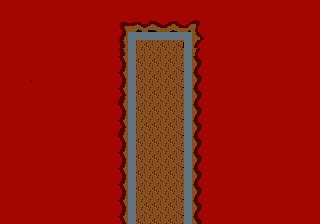

A 2D game scene composited from a Tiled map and its tileset images. What follows is a short description and the map's XML, with every tile layer's data as written:
An orthogonal 40x28 tile map with 8x8 px tiles, 2 tile layers (gfx, walls) and 3 objects (3x Enemy).

<map version="1.10" tiledversion="1.10.2" orientation="orthogonal" renderorder="right-down" width="40" height="28" tilewidth="8" tileheight="8" infinite="0" nextlayerid="6" nextobjectid="14">
 <tileset firstgid="1" source="fire-temple.tsx" />
 <layer id="1" name="gfx" width="40" height="28">
  <data encoding="csv">
1,1,29,29,29,29,1,1,1,1,1,1,1,1,1,1,1,1,1,1,1,1,1,1,1,1,1,1,1,1,1,1,1,1,1,1,1,1,1,1,
1,1,29,29,29,29,1,1,29,29,29,29,29,1,1,1,1,1,1,1,1,1,1,1,1,1,1,1,1,1,1,1,1,29,1,1,1,1,1,1,
1,1,29,29,29,29,29,29,29,29,29,29,29,1,1,2,3,4,5,6,7,8,9,10,11,1,29,29,29,1,1,7,29,29,29,29,1,1,1,1,
1,1,29,29,29,29,29,29,29,29,29,29,29,1,18,19,20,21,22,23,24,25,26,27,28,29,29,29,29,1,1,29,29,29,29,29,29,1,1,1,
1,1,29,29,29,29,29,29,29,29,29,29,29,1,35,36,37,38,39,40,41,42,43,44,45,46,29,29,29,1,1,29,29,1,1,1,1,1,1,1,
1,1,29,29,29,29,29,29,29,29,29,29,29,1,52,53,54,55,56,57,58,59,60,61,96,97,29,29,29,1,1,1,1,1,1,1,1,1,1,1,
1,1,29,29,29,29,29,29,29,29,29,29,29,1,52,53,54,55,73,74,75,76,77,78,130,1,29,29,29,29,29,1,1,1,1,1,1,1,1,1,
1,1,29,29,29,29,29,29,29,29,29,29,29,1,86,87,88,92,93,90,91,92,77,78,79,80,29,29,29,29,29,1,1,1,1,1,1,1,1,1,
1,1,1,29,29,29,29,29,1,29,29,29,29,29,103,104,105,109,110,107,108,109,94,95,96,97,29,29,29,29,29,29,1,1,29,29,29,29,29,1,
1,1,1,103,29,29,29,29,1,29,29,29,29,29,86,87,88,126,127,124,125,126,77,78,79,80,29,29,29,29,29,29,29,29,29,29,1,29,29,29,
1,1,1,86,29,29,29,29,1,29,29,29,29,29,103,104,105,75,76,73,74,75,94,95,96,97,29,29,29,29,29,29,29,29,29,29,1,29,29,29,
1,1,1,29,29,29,29,1,1,29,29,29,29,29,86,87,88,124,125,126,127,126,77,78,79,80,29,29,29,29,29,29,29,29,29,29,1,29,29,29,
1,1,1,29,29,29,29,1,29,29,29,29,29,29,69,70,71,75,76,73,74,75,76,95,96,97,29,29,29,29,29,29,29,29,29,29,1,29,29,29,
1,1,1,29,29,29,29,29,29,29,29,29,29,29,86,87,88,92,93,90,91,92,77,78,79,80,29,29,29,29,29,29,29,29,29,29,1,29,29,29,
1,1,1,29,29,29,29,29,29,29,29,29,29,29,103,104,105,109,110,107,108,109,94,95,96,97,29,29,29,29,29,29,29,29,29,29,1,29,29,29,
1,1,1,29,29,29,29,29,29,29,29,29,29,29,86,87,88,57,58,56,57,58,77,78,79,80,29,29,29,29,1,29,29,29,29,29,1,29,29,29,
1,1,1,29,29,29,29,29,29,29,29,29,29,29,69,70,71,75,76,73,74,75,94,95,96,97,29,29,29,29,1,1,29,29,29,29,1,29,29,29,
1,1,1,29,29,29,29,29,29,29,29,29,29,29,86,87,88,92,93,90,91,92,77,78,79,80,29,29,29,29,1,1,29,29,29,29,29,29,29,29,
1,1,1,29,29,29,29,29,29,29,29,29,29,29,103,104,105,75,76,73,74,75,94,95,96,97,29,29,29,29,1,1,29,29,29,29,29,29,29,29,
1,1,1,29,29,29,29,29,29,29,29,29,29,29,86,87,88,92,93,90,91,92,77,78,79,80,29,29,29,29,29,1,29,29,29,29,29,29,29,29,
1,1,1,29,29,29,29,29,29,29,29,29,29,29,103,104,105,109,110,107,108,109,94,95,96,97,29,29,29,29,29,29,29,29,29,29,29,193,194,192,
1,1,1,29,29,29,29,29,29,29,29,29,29,29,86,87,88,126,127,124,125,126,77,78,79,80,29,29,29,29,29,29,29,29,29,29,29,1,1,1,
1,1,1,29,29,29,29,29,29,29,29,29,29,29,103,104,105,75,76,73,74,75,76,95,96,97,29,29,29,29,29,29,29,29,29,29,29,1,1,1,
1,1,1,29,29,29,29,29,29,29,29,29,29,29,86,87,88,92,93,90,91,92,77,78,79,80,29,29,29,29,29,29,29,29,29,29,29,1,1,1,
1,1,1,29,29,29,29,29,29,29,29,29,29,29,103,104,105,109,110,107,108,109,94,95,96,97,29,29,29,29,29,29,29,29,29,29,29,1,1,1,
1,1,1,29,29,29,29,29,29,29,29,29,29,29,86,87,88,57,58,56,57,58,77,78,79,80,193,194,192,193,194,194,1,1,1,1,1,1,1,1,
1,1,1,29,29,29,29,29,29,29,29,29,1,1,103,104,105,75,76,73,74,75,94,95,96,97,1,1,1,1,1,1,1,1,1,1,1,1,1,1,
1,1,1,1,1,1,1,1,1,1,1,1,1,1,86,87,88,92,93,90,91,92,77,78,79,80,1,1,1,1,1,1,1,1,1,1,1,1,1,1
</data>
 </layer>
 <layer id="2" name="walls" width="40" height="28">
  <data encoding="csv">
0,0,0,0,0,0,0,0,0,0,0,0,0,0,0,0,0,0,0,0,0,0,0,0,0,0,0,0,0,0,0,0,0,0,0,0,0,0,0,0,
0,0,0,0,0,0,0,0,0,0,0,0,0,0,0,0,0,0,0,0,0,0,0,0,0,0,0,0,0,0,0,0,0,0,0,0,0,0,0,0,
0,0,0,0,0,0,0,0,0,0,0,0,0,0,0,0,0,0,0,0,0,0,0,0,0,0,0,0,0,0,0,0,0,0,0,0,0,0,0,0,
0,0,0,0,0,0,0,0,0,0,0,0,0,0,0,0,0,0,0,0,0,0,0,0,0,0,0,0,0,0,0,0,0,0,0,0,0,0,0,0,
0,0,0,0,0,0,0,0,0,0,0,0,0,0,0,0,34,34,34,34,34,34,34,34,0,0,0,0,0,0,0,0,0,0,0,0,0,0,0,0,
0,0,0,0,0,0,0,0,0,0,0,0,0,0,0,0,34,0,0,0,0,0,0,34,0,0,0,0,0,0,0,0,0,0,0,0,0,0,0,0,
0,0,0,0,0,0,0,0,0,0,0,0,0,0,0,0,34,0,0,0,0,0,0,34,0,0,0,0,0,0,0,0,0,0,0,0,0,0,0,0,
0,0,0,0,0,0,0,0,0,0,0,0,0,0,0,0,34,0,0,0,0,0,0,34,0,0,0,0,0,0,0,0,0,0,0,0,0,0,0,0,
0,0,0,0,0,0,0,0,0,0,0,0,0,0,0,0,34,0,0,0,0,0,0,34,0,0,0,0,0,0,0,0,0,0,0,0,0,0,0,0,
0,0,0,0,0,0,0,0,0,0,0,0,0,0,0,0,34,0,0,0,0,0,0,34,0,0,0,0,0,0,0,0,0,0,0,0,0,0,0,0,
0,0,0,0,0,0,0,0,0,0,0,0,0,0,0,0,34,0,0,0,0,0,0,34,0,0,0,0,0,0,0,0,0,0,0,0,0,0,0,0,
0,0,0,0,0,0,0,0,0,0,0,0,0,0,0,0,34,0,0,0,0,0,0,34,0,0,0,0,0,0,0,0,0,0,0,0,0,0,0,0,
0,0,0,0,0,0,0,0,0,0,0,0,0,0,0,0,34,0,0,0,0,0,0,34,0,0,0,0,0,0,0,0,0,0,0,0,0,0,0,0,
0,0,0,0,0,0,0,0,0,0,0,0,0,0,0,0,34,0,0,0,0,0,0,34,0,0,0,0,0,0,0,0,0,0,0,0,0,0,0,0,
0,0,0,0,0,0,0,0,0,0,0,0,0,0,0,0,34,0,0,0,0,0,0,34,0,0,0,0,0,0,0,0,0,0,0,0,0,0,0,0,
0,0,0,0,0,0,0,0,0,0,0,0,0,0,0,0,34,0,0,0,0,0,0,34,0,0,0,0,0,0,0,0,0,0,0,0,0,0,0,0,
0,0,0,0,0,0,0,0,0,0,0,0,0,0,0,0,34,0,0,0,0,0,0,34,0,0,0,0,0,0,0,0,0,0,0,0,0,0,0,0,
0,0,0,0,0,0,0,0,0,0,0,0,0,0,0,0,34,0,0,0,0,0,0,34,0,0,0,0,0,0,0,0,0,0,0,0,0,0,0,0,
0,0,0,0,0,0,0,0,0,0,0,0,0,0,0,0,34,0,0,0,0,0,0,34,0,0,0,0,0,0,0,0,0,0,0,0,0,0,0,0,
0,0,0,0,0,0,0,0,0,0,0,0,0,0,0,0,34,0,0,0,0,0,0,34,0,0,0,0,0,0,0,0,0,0,0,0,0,0,0,0,
0,0,0,0,0,0,0,0,0,0,0,0,0,0,0,0,34,0,0,0,0,0,0,34,0,0,0,0,0,0,0,0,0,0,0,0,0,0,0,0,
0,0,0,0,0,0,0,0,0,0,0,0,0,0,0,0,34,0,0,0,0,0,0,34,0,0,0,0,0,0,0,0,0,0,0,0,0,0,0,0,
0,0,0,0,0,0,0,0,0,0,0,0,0,0,0,0,34,0,0,0,0,0,0,34,0,0,0,0,0,0,0,0,0,0,0,0,0,0,0,0,
0,0,0,0,0,0,0,0,0,0,0,0,0,0,0,0,34,0,0,0,0,0,0,34,0,0,0,0,0,0,0,0,0,0,0,0,0,0,0,0,
0,0,0,0,0,0,0,0,0,0,0,0,0,0,0,0,34,0,0,0,0,0,0,34,0,0,0,0,0,0,0,0,0,0,0,0,0,0,0,0,
0,0,0,0,0,0,0,0,0,0,0,0,0,0,0,0,34,0,0,0,0,0,0,34,0,0,0,0,0,0,0,0,0,0,0,0,0,0,0,0,
0,0,0,0,0,0,0,0,0,0,0,0,0,0,0,0,34,0,0,0,0,0,0,34,0,0,0,0,0,0,0,0,0,0,0,0,0,0,0,0,
0,0,0,0,0,0,0,0,0,0,0,0,0,0,0,0,34,0,0,0,0,0,0,34,0,0,0,0,0,0,0,0,0,0,0,0,0,0,0,0
</data>
 </layer>
 <objectgroup id="4" name="objs">
  <object id="11" name="Flameboi" type="Enemy" x="145" y="100">
   <properties>
    <property name="shoots_down" type="bool" value="true" />
   </properties>
   <point />
  </object>
  <object id="12" name="Flameboi" type="Enemy" x="175" y="100">
   <properties>
    <property name="shoots_down" type="bool" value="true" />
   </properties>
   <point />
  </object>
  <object id="13" name="Flameboi" type="Enemy" x="160" y="100">
   <properties>
    <property name="flags" type="int" value="1" />
    <property name="shoots_down" type="bool" value="true" />
   </properties>
   <point />
  </object>
 </objectgroup>
</map>
